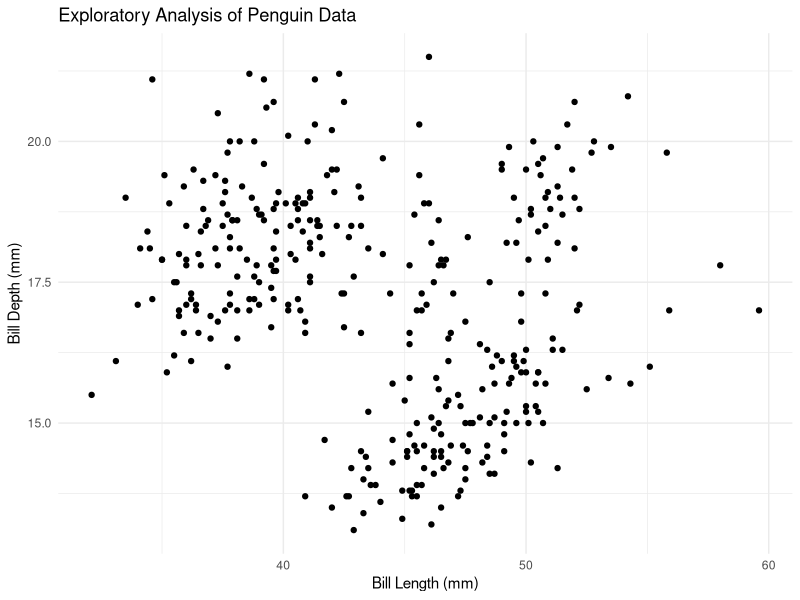
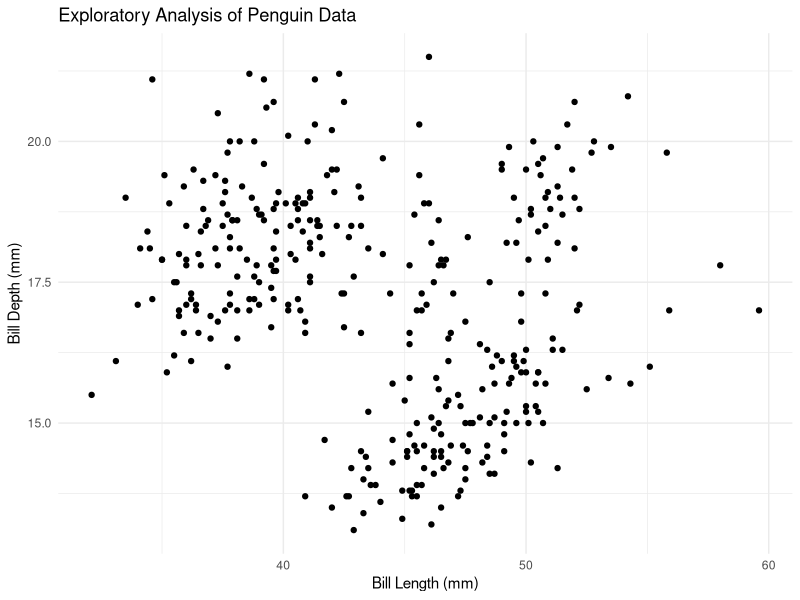

These figures' R source, in order: (Note: this script raises an error after producing the figures.)
## ---- chunk 1

knitr::opts_chunk$set(echo = TRUE)
library(tidyverse)
library(ggplot2)
library(broom)
library(dplyr)
library(palmerpenguins)

# Load the penguins dataset
data("penguins", package = "palmerpenguins")

# Handling missing values in relevant columns
penguins_clean <- penguins %>%
  filter(!is.na(bill_length_mm)) %>%
  filter(!is.na(bill_depth_mm))

# Creating an exploratory figure (not a boxplot)
ggplot(penguins_clean, aes(x = bill_length_mm, y = bill_depth_mm)) + 
  geom_point() +
  theme_minimal() +
  labs(title = "Exploratory Analysis of Penguin Data", x = "Bill Length (mm)", y = "Bill Depth (mm)")

# Saving the figure
ggsave("exploratory_figure.png")

# Example: t-test or ANOVA depending on your data and hypothesis
# Using 'species' as a grouping variable for demonstration
test_result <- t.test(bill_length_mm ~ species, data = penguins_clean)

# Creating a results figure based on the statistical test
ggplot(penguins_clean, aes(x = species, y = bill_length_mm, fill = species)) +
  geom_boxplot() +
  theme_minimal() +
  labs(title = "Results of Statistical Analysis", x = "Species", y = "Bill Length (mm)")

# Saving the figure
ggsave("results_figure.png")

# Displaying the results of the statistical test
print(test_result)
